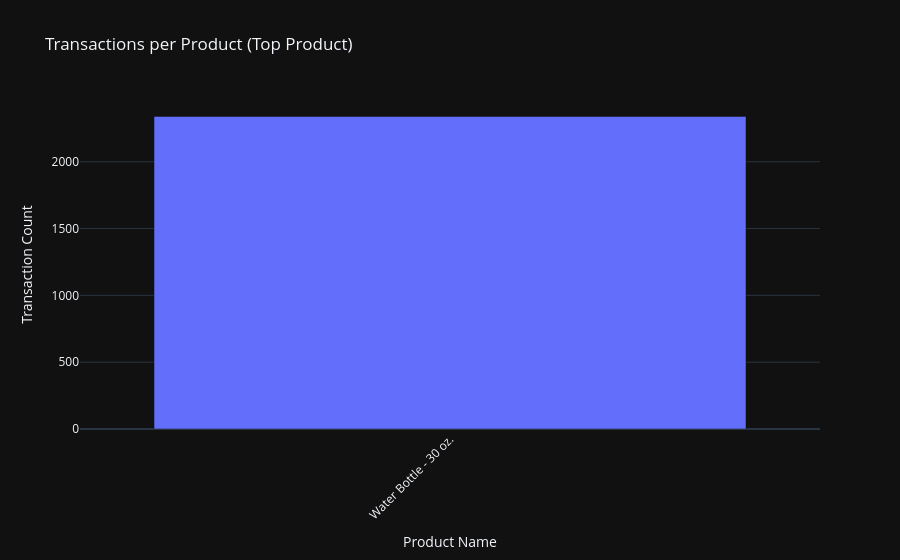

Write notebook code for a chart like this one.
### Code cell
run_agent("which product has the most transactions?")

### Figure 1 — Plotly figure (JSON) as saved in the notebook; plotly's stock layout.template omitted (floating-point values rounded to 4 significant figures)
{"data": [{"customdata": [[870]], "hovertemplate": "Product Name=%{x}<br>Transaction Count=%{y}<br>ProductID=%{customdata[0]}<extra></extra>", "legendgroup": "", "marker": {"color": "#636efa", "pattern": {"shape": ""}}, "name": "", "orientation": "v", "showlegend": false, "textposition": "auto", "x": ["Water Bottle - 30 oz."], "xaxis": "x", "y": [2339], "yaxis": "y", "type": "bar"}], "layout": {"xaxis": {"anchor": "y", "domain": [0.0, 1.0], "title": {"text": "Product Name"}, "tickangle": -45}, "yaxis": {"anchor": "x", "domain": [0.0, 1.0], "title": {"text": "Transaction Count"}}, "legend": {"tracegroupgap": 0}, "title": {"text": "Transactions per Product (Top Product)"}, "barmode": "relative"}}
